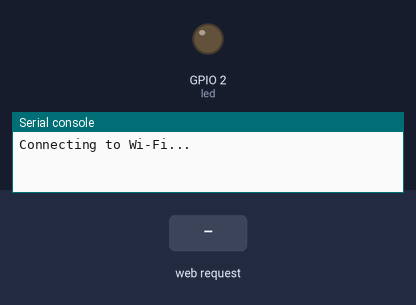
The program below on a simulated ESP32 board running MicroPython. Parts: output pins drawn as LEDs (lit = HIGH), the last lines printed to the serial console. Inputs (shaded band) come from the test bench. WiFi joins after 1.5 s; the interpreter's speed is modelled, so counts of loop turns are approximate; web requests get an empty 200 reply after 0.4 s; the clock reads 2024-03-15 10:24:30 at power-on unless the program sets it.

Above: at 0.1 s.
At 3.4 s:
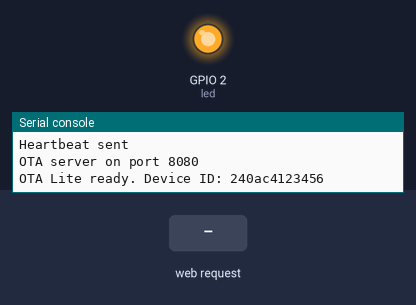
3.5 s: HTTP request GET / received
Timing chart, 0 to 6.5 s (numbered marks = the images above; inputs shaded):
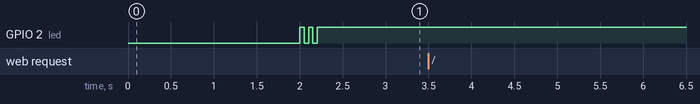

The program:

ota_lite.py
```python
# DIVA OTA Lite
# Minimal firmware for ESP32-C3 — just Wi-Fi, heartbeat, and OTA server.
# No audio hardware required. Use this to test OTA flashing on any board.

from machine import Pin, reset
import network
import time
import urequests
import socket
import os

OTA_PORT = 8080
LED_PIN  = 2

# --- Configuration ---
WIFI_SSID = "YOUR_WIFI_SSID"
WIFI_PASS = "YOUR_WIFI_PASSWORD"
BACKEND   = "http://PI_API_IP:8000"

led = Pin(LED_PIN, Pin.OUT)

def blink(n, on_ms=80, off_ms=80):
    for _ in range(n):
        led.value(1); time.sleep_ms(on_ms)
        led.value(0); time.sleep_ms(off_ms)

def wifi_connect():
    wlan = network.WLAN(network.STA_IF)
    wlan.active(True)
    if not wlan.isconnected():
        print("Connecting to Wi-Fi...")
        wlan.connect(WIFI_SSID, WIFI_PASS)
        start = time.time()
        while not wlan.isconnected():
            if time.time() - start > 20:
                raise RuntimeError("Wi-Fi timeout")
            time.sleep(0.2)
    print("Wi-Fi connected:", wlan.ifconfig())
    return wlan

def send_heartbeat(device_id):
    try:
        body = '{"device_id":"' + device_id + '","name":"ESP32-C3-OTA"}'
        headers = {"Content-Type": "application/json"}
        r = urequests.post(BACKEND + "/devices/heartbeat", data=body, headers=headers)
        r.close()
        print("Heartbeat sent")
        blink(2, 50, 50)
    except Exception as e:
        print("Heartbeat failed:", e)

def ota_server():
    addr = socket.getaddrinfo("0.0.0.0", OTA_PORT)[0][-1]
    s = socket.socket(socket.AF_INET, socket.SOCK_STREAM)
    s.setsockopt(socket.SOL_SOCKET, socket.SO_REUSEADDR, 1)
    s.bind(addr)
    s.listen(1)
    s.settimeout(1.0)
    print("OTA server on port", OTA_PORT)
    return s

def handle_ota(conn):
    try:
        raw = b""
        content_length = None
        while True:
            chunk = conn.recv(256)
            if not chunk:
                conn.close(); return
            raw += chunk
            blank = raw.find(b"\r\n\r\n")
            if blank != -1:
                head = raw[:blank].decode()
                for line in head.split("\r\n"):
                    if line.lower().startswith("content-length:"):
                        content_length = int(line.split(":")[1].strip())
                break
            if len(raw) > 4096:
                conn.send(b"HTTP/1.0 413 Header Too Large\r\n\r\n")
                conn.close(); return

        if "POST /ota" not in head:
            conn.send(b"HTTP/1.0 405 Method Not Allowed\r\n\r\n")
            conn.close(); return

        if content_length is None or content_length <= 0 or content_length > 524288:
            conn.send(b"HTTP/1.0 400 Bad Request\r\n\r\n")
            conn.close(); return

        body_start = blank + 4
        body = raw[body_start:]
        while len(body) < content_length:
            chunk = conn.recv(512)
            if not chunk: break
            body += chunk

        tmp = "ota_tmp.py"
        with open(tmp, "w") as f:
            f.write(body.decode() if isinstance(body, bytes) else body)
        if "main.py" in os.listdir():
            os.remove("main.py")
        os.rename(tmp, "main.py")

        conn.send(b"HTTP/1.0 200 OK\r\nContent-Type: application/json\r\n\r\n")
        conn.send(b'{"status":"ok","message":"Firmware updated. Rebooting..."}')
        conn.close()
        print("OTA: firmware written, rebooting...")
        time.sleep(1)
        reset()
    except Exception as e:
        try:
            conn.send(b"HTTP/1.0 500 Internal Server Error\r\n\r\n")
            conn.send(str(e).encode())
        except:
            pass
        conn.close()
        print("OTA error:", e)

wlan = wifi_connect()
mac = wlan.config("mac")
device_id = "".join("{:02x}".format(b) for b in mac)
send_heartbeat(device_id)
ota_sock = ota_server()
led.value(1)  # solid ON = ready
print("OTA Lite ready. Device ID:", device_id)

while True:
    try:
        conn, addr = ota_sock.accept()
        print("OTA connection from", addr)
        handle_ota(conn)
    except OSError:
        pass
    time.sleep_ms(100)
```
